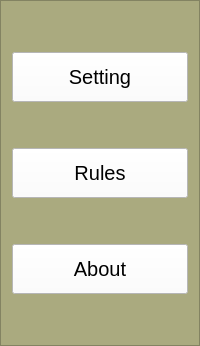
         <widget class="QFrame" name="frame_Menu">
          <property name="styleSheet">
           <string notr="true">QFrame{background-color:rgb(170, 170, 127)}</string>
          </property>
          <property name="frameShape">
           <enum>QFrame::StyledPanel</enum>
          </property>
          <property name="frameShadow">
           <enum>QFrame::Raised</enum>
          </property>
          <layout class="QVBoxLayout" name="verticalLayout_5">
           <item>
            <layout class="QVBoxLayout" name="verticalLayout_4">
             <item>
              <spacer name="verticalSpacer_3">
               <property name="orientation">
                <enum>Qt::Vertical</enum>
               </property>
               <property name="sizeHint" stdset="0">
                <size>
                 <width>20</width>
                 <height>40</height>
                </size>
               </property>
              </spacer>
             </item>
             <item>
              <widget class="QPushButton" name="btnSetting">
               <property name="sizePolicy">
                <sizepolicy hsizetype="Minimum" vsizetype="Minimum">
                 <horstretch>0</horstretch>
                 <verstretch>0</verstretch>
                </sizepolicy>
               </property>
               <property name="minimumSize">
                <size>
                 <width>0</width>
                 <height>50</height>
                </size>
               </property>
               <property name="styleSheet">
                <string notr="true">background-color: rgb(255, 255, 255);font: 20px
</string>
               </property>
               <property name="text">
                <string>Setting</string>
               </property>
              </widget>
             </item>
             <item>
              <spacer name="verticalSpacer">
               <property name="orientation">
                <enum>Qt::Vertical</enum>
               </property>
               <property name="sizeHint" stdset="0">
                <size>
                 <width>20</width>
                 <height>40</height>
                </size>
               </property>
              </spacer>
             </item>
             <item>
              <widget class="QPushButton" name="btnFilter">
               <property name="minimumSize">
                <size>
                 <width>0</width>
                 <height>50</height>
                </size>
               </property>
               <property name="styleSheet">
                <string notr="true">background-color: rgb(255, 255, 255);font: 20px
</string>
               </property>
               <property name="text">
                <string>Rules</string>
               </property>
              </widget>
             </item>
             <item>
              <spacer name="verticalSpacer_2">
               <property name="orientation">
                <enum>Qt::Vertical</enum>
               </property>
               <property name="sizeHint" stdset="0">
                <size>
                 <width>20</width>
                 <height>40</height>
                </size>
               </property>
              </spacer>
             </item>
             <item>
              <widget class="QPushButton" name="btnRules">
               <property name="minimumSize">
                <size>
                 <width>0</width>
                 <height>50</height>
                </size>
               </property>
               <property name="styleSheet">
                <string notr="true">background-color: rgb(255, 255, 255);font: 20px
</string>
               </property>
               <property name="text">
                <string>About</string>
               </property>
              </widget>
             </item>
             <item>
              <spacer name="verticalSpacer_4">
               <property name="orientation">
                <enum>Qt::Vertical</enum>
               </property>
               <property name="sizeHint" stdset="0">
                <size>
                 <width>20</width>
                 <height>40</height>
                </size>
               </property>
              </spacer>
             </item>
            </layout>
           </item>
          </layout>
         </widget>
